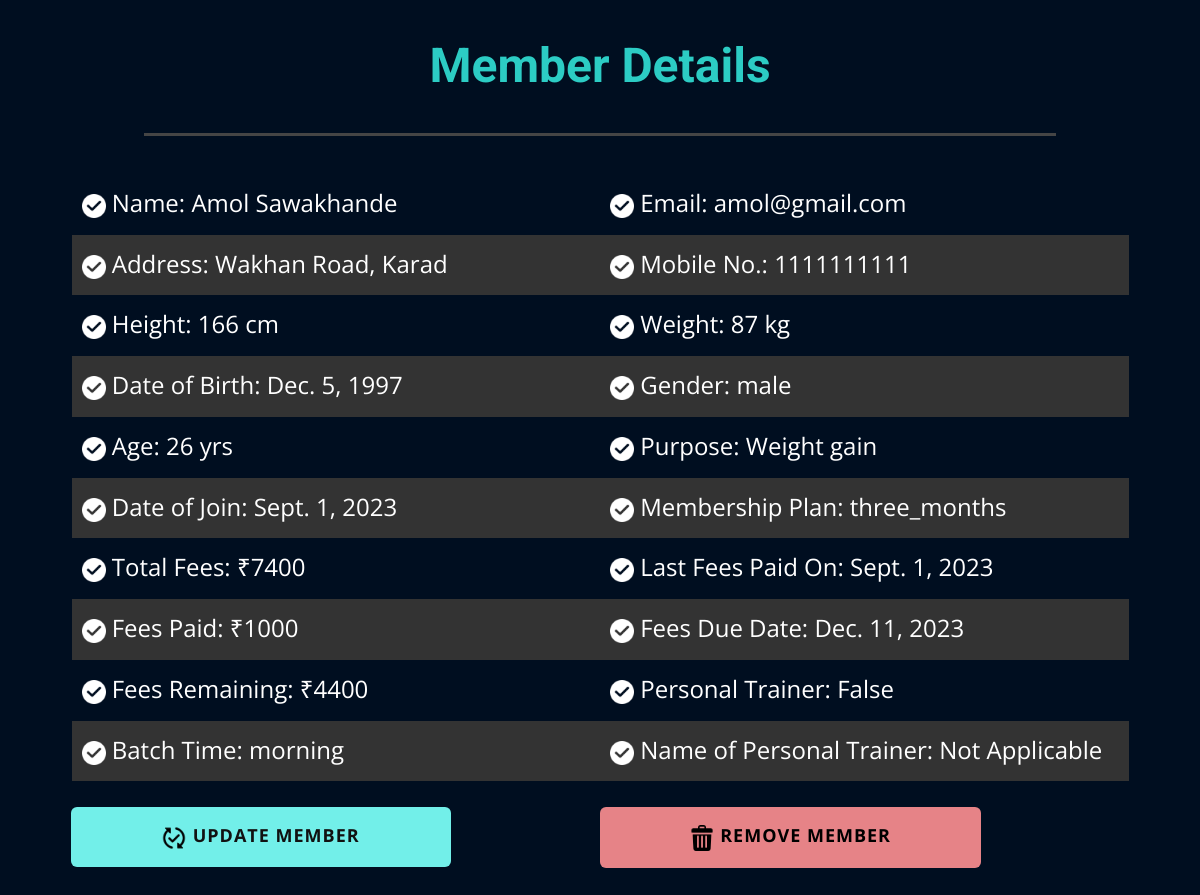
Screenshot of /show_member/18/ with the database file from the repository.
### gymapp/models.py (models this page shows)
class Member(models.Model):
    name = models.CharField(max_length=100)
    email = models.EmailField()
    mobile = models.CharField(max_length=10)
    address = models.CharField(max_length=100)
    height = models.IntegerField()
    weight = models.IntegerField()
    dob = models.DateField()
    gender = models.CharField(max_length=5)
    age = models.IntegerField( )
    purpose = models.CharField(max_length=50)
    membership_plan = models.CharField(max_length=100)
    total_fees = models.IntegerField()
    fees_paid = models.IntegerField()
    fees_remaining = models.IntegerField()
    last_paid_date = models.DateField()
    fees_due_date = models.DateField()
    date_of_join = models.DateField()
    updated_plan_date = models.DateField(default=timezone.now())
    personal_trainer = models.BooleanField(default=False)
    batch_time = models.CharField(max_length=50, default='Morning')
    personal_trainer_name = models.CharField(max_length=50, default='Not Applicable')

### gymapp/views.py (the view)
# urls.py: path('show_member/<int:member_id>/', views.show_member, name='show_member'),
def show_member(request, member_id):
    member = get_object_or_404(Member, id=member_id)
    params = {'member': member}
    return render(request, 'Show_member.html', params)

### Templates/Show_member.html (shortened to what this page needs)
{% load static %}
<!DOCTYPE html>
<html style="font-size: 16px;" lang="en"><head>
    <link rel="stylesheet" href="{%static 'nicepage.css' %}" media="screen">
<link rel="stylesheet" href="{%static 'Show_member.css' %}" media="screen">
  <meta data-intl-tel-input-cdn-path="intlTelInput/"></head>
  <body class="u-body u-xl-mode" data-lang="en">
    <section class="u-clearfix u-custom-color-2 u-section-1" id="sec-1248">
      <div class="u-clearfix u-sheet u-sheet-1">
        <h2 class="u-subtitle u-text u-text-custom-color-4 u-text-default u-text-1">Member Details</h2>
        <div class="u-border-3 u-border-grey-dark-1 u-line u-line-horizontal u-line-1"></div>
        <div class="u-table u-table-responsive u-table-1">
          <table class="u-table-entity">
            <colgroup>
              <col width="50%">
              <col width="50%">
            </colgroup>
            <tbody class="u-table-alt-grey-80 u-table-body u-table-body-1">
              <tr style="height: 54px;">
                <td class="u-table-cell"><span class="u-file-icon u-icon u-text-white"><img src="{%static 'images/711239-88923138.png' %}" alt=""></span>&nbsp;Name: {{member.name}}
                </td>
                <td class="u-table-cell"><span class="u-file-icon u-icon u-text-white"><img src="{%static 'images/711239-88923138.png' %}" alt=""></span>&nbsp;Email: {{member.email}}
                </td>
              </tr>
              <tr style="height: 52px;">
                <td class="u-table-cell"><span class="u-file-icon u-icon u-text-white"><img src="{%static 'images/711239-88923138.png' %}" alt=""></span>&nbsp;Address: {{member.address}}
                </td>
                <td class="u-table-cell"><span class="u-file-icon u-icon u-text-white"><img src="{%static 'images/711239-88923138.png' %}" alt=""></span>&nbsp;Mobile No.: {{member.mobile}}<br>
                </td>
              </tr>
              <tr style="height: 51px;">
                <td class="u-table-cell"><span class="u-file-icon u-icon u-text-white"><img src="{%static 'images/711239-88923138.png' %}" alt=""></span>&nbsp;Height: {{member.height}} cm
                </td>
                <td class="u-table-cell"><span class="u-file-icon u-icon u-text-white"><img src="{%static 'images/711239-88923138.png' %}" alt=""></span>&nbsp;Weight: {{member.weight}} kg<br>
                </td>
              </tr>
              <tr style="height: 54px;">
                <td class="u-table-cell"><span class="u-file-icon u-icon u-text-white"><img src="{%static 'images/711239-88923138.png' %}" alt=""></span>&nbsp;Date of Birth: {{member.dob}}
                </td>
                <td class="u-table-cell"><span class="u-file-icon u-icon u-text-white"><img src="{%static 'images/711239-88923138.png' %}" alt=""></span>&nbsp;Gender: {{member.gender}}
                </td>
              </tr>
              <tr style="height: 52px;">
                <td class="u-table-cell"><span class="u-file-icon u-icon u-text-white"><img src="{%static 'images/711239-88923138.png' %}" alt=""></span>&nbsp;Age: {{member.age}} yrs
                </td>
                <td class="u-table-cell"><span class="u-file-icon u-icon u-text-white"><img src="{%static 'images/711239-88923138.png' %}" alt=""></span>&nbsp;Purpose: {{member.purpose}}
                </td>
              </tr>
              <tr style="height: 59px;">
                <td class="u-table-cell"><span class="u-file-icon u-icon u-text-white"><img src="{%static 'images/711239-88923138.png' %}" alt=""></span>&nbsp;Date of Join: {{member.date_of_join}}</td>
                <td class="u-table-cell"><span class="u-file-icon u-icon u-text-white"><img src="{%static 'images/711239-88923138.png' %}" alt=""></span>&nbsp;Membership Plan: {{member.membership_plan}}<br>
                </td>
              </tr>
              <tr style="height: 52px;">
                <td class="u-table-cell"><span class="u-file-icon u-icon u-text-white"><img src="{%static 'images/711239-88923138.png' %}" alt=""></span>&nbsp;Total Fees: ₹{{member.total_fees}}<br>
                </td>
                <td class="u-table-cell"><span class="u-file-icon u-icon u-text-white"><img src="{%static 'images/711239-88923138.png' %}" alt=""></span>&nbsp;Last Fees Paid On: {{member.last_paid_date}}
                </td>
              </tr>
              <tr style="height: 52px;">
                <td class="u-table-cell"><span class="u-file-icon u-icon u-text-white"><img src="{%static 'images/711239-88923138.png' %}" alt=""></span>&nbsp;Fees Paid: ₹{{member.fees_paid}}
                </td>
                <td class="u-table-cell"><span class="u-file-icon u-icon u-text-white"><img src="{%static 'images/711239-88923138.png' %}" alt=""></span>&nbsp;Fees Due Date: {{member.fees_due_date}}
                </td>
              </tr>
              <tr style="height: 41px;">
                <td class="u-table-cell"><span class="u-file-icon u-icon u-text-white"><img src="{%static 'images/711239-88923138.png' %}" alt=""></span>&nbsp;Fees Remaining: ₹{{member.fees_remaining}}
                </td>
                <td class="u-table-cell"><span class="u-file-icon u-icon u-text-white"><img src="{%static 'images/711239-88923138.png' %}" alt=""></span>&nbsp;Personal Trainer: {{member.personal_trainer}}
                </td>
              </tr>
              <tr style="height: 52px;">
                <td class="u-table-cell"><span class="u-file-icon u-icon u-text-white"><img src="{%static 'images/711239-88923138.png' %}" alt=""></span>&nbsp;Batch Time: {{member.batch_time}}
                </td>
                <td class="u-table-cell"><span class="u-file-icon u-icon u-text-white"><img src="{%static 'images/711239-88923138.png' %}" alt=""></span>&nbsp;Name of Personal Trainer: {{member.personal_trainer_name}}
                </td>
              </tr>
              <tr style="height: 52px;">
              </tr>
            </tbody>
          </table>
        </div>
        <a href="{%url 'update_member' member.id %}" class="u-border-none u-btn u-button-style u-hover-palette-4-base u-palette-4-light-1 u-radius-6 u-btn-1"><span class="u-file-icon u-icon u-text-black u-icon-21"><img src="{%static 'images/9147804-68bbd2f6.png' %}" alt=""></span>&nbsp;Update Member
        </a>
        <a href="#carousel_65af" class="u-border-none u-btn u-button-style u-dialog-link u-hover-palette-2-base u-palette-2-light-1 u-radius-6 u-text-black u-text-hover-white u-btn-2"><span class="u-file-icon u-icon u-icon-22"><img src="{%static 'images/3096687.png' %}" alt=""></span>&nbsp;remove member
        </a>
      </div>
    </section>
</body></html>

### static/Show_member.css (style rules this page uses)
.u-section-1 { background-image: none; }
.u-section-1 .u-sheet-1 { min-height: 905px; }
.u-section-1 .u-text-1 { font-weight: 700; margin: 40px auto 0; }
.u-section-1 .u-line-1 { width: 912px; margin: 40px auto 0; }
.u-section-1 .u-table-1 { width: 1057px; margin: 38px auto 0; }
.u-section-1 .u-table-body-1 { font-size: 1.5rem; }
.u-section-1 .u-btn-1 { font-size: 1.125rem; background-image: none; margin: -33px auto 0 41px; padding: 12px 91px 12px 90px; }
.u-section-1 .u-icon-21 { font-size: 1.4445em; }
.u-section-1 .u-btn-2 { font-size: 1.125rem; background-image: none; margin: -60px 189px 40px auto; padding: 12px 90px 12px 89px; }
.u-section-1 .u-icon-22 { font-size: 1.4445em; }

### rows the page displays
Member: name "Amol Sawakhande", email "amol@gmail.com", address "Wakhan Road, Karad", mobile "1111111111", height "166", weight "87", dob "Dec. 5, 1997", gender "male", age "26", purpose "Weight gain", date_of_join "Sept. 1, 2023", membership_plan "three_months", total_fees "7400", last_paid_date "Sept. 1, 2023", fees_paid "1000", fees_due_date "Dec. 11, 2023", fees_remaining "4400", personal_trainer "False", batch_time "morning", personal_trainer_name "Not Applicable"
